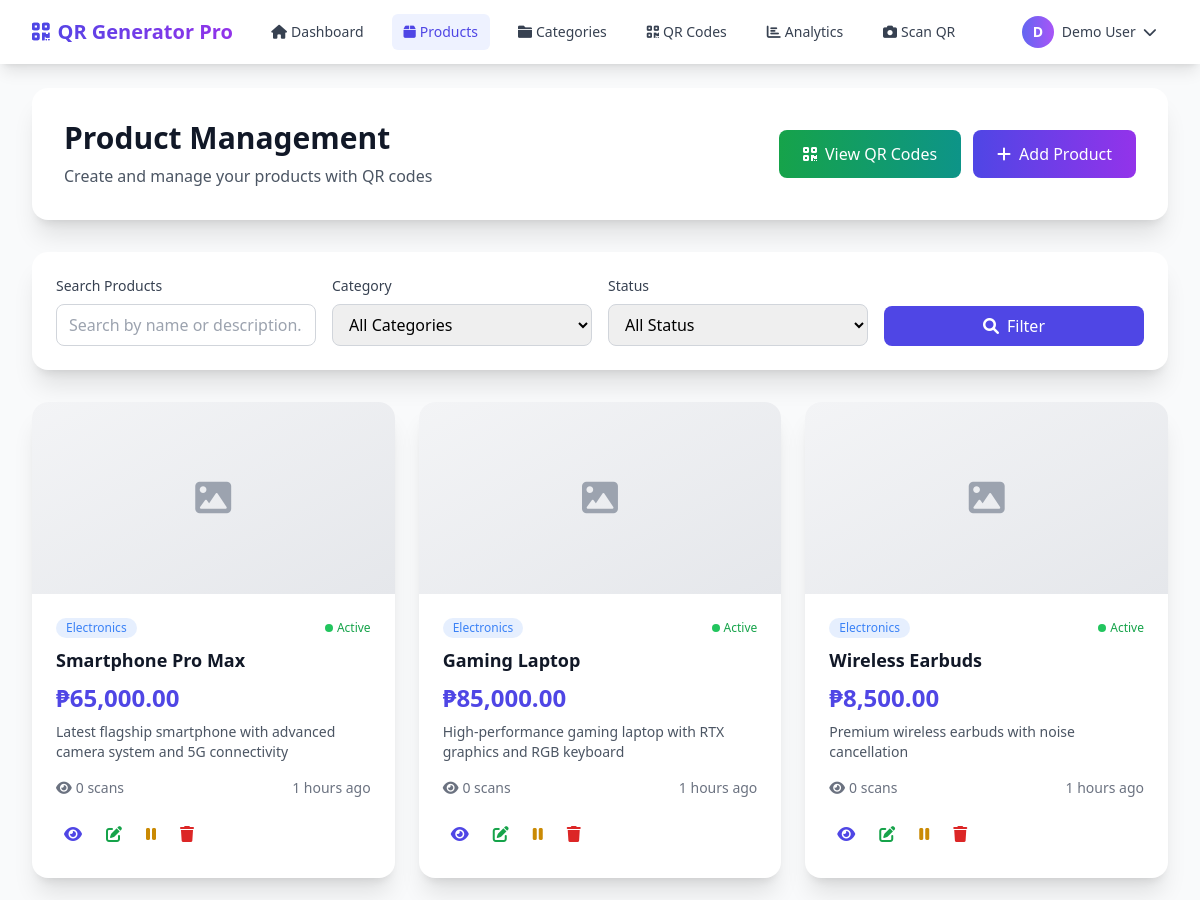
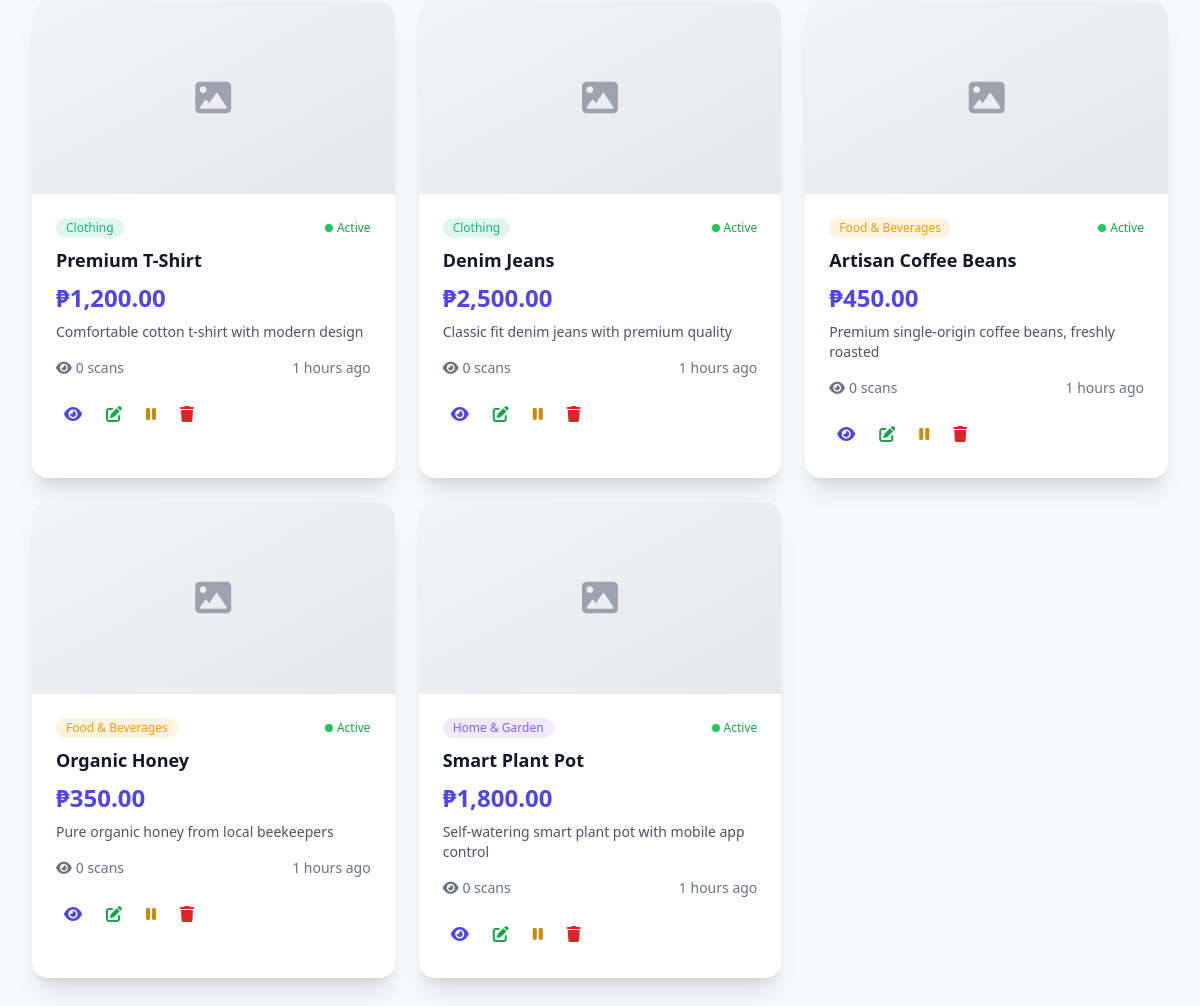
The page /products.php (signed in) on the database its author committed (2 pictures, top to bottom).
### tables this page shows
CREATE TABLE products (
    id INT AUTO_INCREMENT PRIMARY KEY,
    user_id INT NOT NULL,
    category_id INT NOT NULL,
    name VARCHAR(200) NOT NULL,
    price DECIMAL(10,2) NOT NULL,
    description TEXT,
    image VARCHAR(255) DEFAULT NULL,
    qr_code_path VARCHAR(255),
    is_active BOOLEAN DEFAULT TRUE,
    created_at TIMESTAMP DEFAULT CURRENT_TIMESTAMP,
    updated_at TIMESTAMP DEFAULT CURRENT_TIMESTAMP ON UPDATE CURRENT_TIMESTAMP,
    FOREIGN KEY (user_id) REFERENCES users(id) ON DELETE CASCADE,
    FOREIGN KEY (category_id) REFERENCES categories(id) ON DELETE CASCADE
);

CREATE TABLE categories (
    id INT AUTO_INCREMENT PRIMARY KEY,
    user_id INT NOT NULL,
    name VARCHAR(100) NOT NULL,
    description TEXT,
    color VARCHAR(7) DEFAULT '#3B82F6',
    created_at TIMESTAMP DEFAULT CURRENT_TIMESTAMP,
    updated_at TIMESTAMP DEFAULT CURRENT_TIMESTAMP ON UPDATE CURRENT_TIMESTAMP,
    FOREIGN KEY (user_id) REFERENCES users(id) ON DELETE CASCADE
);

### includes/functions.php (called while the page is built, shortened)
<?php
function formatPrice($price) {
    return '₱' . number_format($price, 2);
}
function timeAgo($datetime) {
    $time = time() - strtotime($datetime);
    if ($time < 86400) return floor($time/3600) . ' hours ago';
    return floor($time/31536000) . ' years ago';
}
?>

### products.php (the view, shortened to what this page needs)
<?php
require_once 'config/session.php';
require_once 'includes/functions.php';
$database = new Database();
$db = $database->getConnection();
$user_id = getUserId();
$category_filter = isset($_GET['category']) ? (int)$_GET['category'] : 0;
$search = isset($_GET['search']) ? sanitizeInput($_GET['search']) : '';
$status_filter = isset($_GET['status']) ? sanitizeInput($_GET['status']) : 'all';
$where_conditions = ["p.user_id = ?"];
$params = [$user_id];
$where_clause = implode(' AND ', $where_conditions);
$page = isset($_GET['page']) ? max(1, (int)$_GET['page']) : 1;
$per_page = 12;
$offset = ($page - 1) * $per_page;
$products_query = "SELECT p.*, c.name as category_name, c.color as category_color,
                          (SELECT COUNT(*) FROM qr_scans qs WHERE qs.product_id = p.id) as scan_count
                   FROM products p
                   LEFT JOIN categories c ON p.category_id = c.id
                   WHERE $where_clause
                   ORDER BY p.created_at DESC
                   LIMIT $per_page OFFSET $offset";
$products_stmt = $db->prepare($products_query);
$products_stmt->execute($params);
$products = $products_stmt->fetchAll(PDO::FETCH_ASSOC);
?>
<!DOCTYPE html>
<html lang="en">
<head>
    <script src="https://cdn.tailwindcss.com"></script>
    <link href="https://cdnjs.cloudflare.com/ajax/libs/font-awesome/6.0.0/css/all.min.css" rel="stylesheet">
</head>
<body class="bg-gray-50">
    <?php require_once 'includes/navigation.php'; ?>
    <div class="max-w-7xl mx-auto py-6 sm:px-6 lg:px-8">
        <div class="bg-white shadow-xl rounded-2xl p-8 mb-8">
            <div class="flex flex-col md:flex-row md:items-center md:justify-between">
                <div class="mb-4 md:mb-0">
                    <h1 class="text-3xl font-bold text-gray-900">Product Management</h1>
                    <p class="text-gray-600 mt-2">Create and manage your products with QR codes</p>
                </div>
                <div class="flex flex-col sm:flex-row gap-3">
                    <a href="qr-codes.php" class="bg-gradient-to-r from-green-600 to-teal-600 hover:from-green-700 hover:to-teal-700 text-white px-6 py-3 rounded-lg font-medium transition-all text-center">
                        <i class="fas fa-qrcode mr-2"></i>View QR Codes
                    </a>
                    <button onclick="openCreateModal()" class="bg-gradient-to-r from-indigo-600 to-purple-600 hover:from-indigo-700 hover:to-purple-700 text-white px-6 py-3 rounded-lg font-medium transition-all">
                        <i class="fas fa-plus mr-2"></i>Add Product
                    </button>
                </div>
            </div>
        </div>
        <div class="bg-white shadow-xl rounded-2xl p-6 mb-8">
            <form method="GET" class="grid grid-cols-1 md:grid-cols-4 gap-4">
                <div>
                    <label class="block text-sm font-medium text-gray-700 mb-2">Search Products</label>
                    <input type="text" name="search" value="<?php echo htmlspecialchars($search); ?>"
                           placeholder="Search by name or description..."
                           class="w-full px-3 py-2 border border-gray-300 rounded-lg focus:outline-none focus:ring-2 focus:ring-indigo-500">
                </div>
                <div>
                    <label class="block text-sm font-medium text-gray-700 mb-2">Category</label>
                    <select name="category" class="w-full px-3 py-2 border border-gray-300 rounded-lg focus:outline-none focus:ring-2 focus:ring-indigo-500">
                        <option value="0">All Categories</option>
                    </select>
                </div>
                <div>
                    <label class="block text-sm font-medium text-gray-700 mb-2">Status</label>
                    <select name="status" class="w-full px-3 py-2 border border-gray-300 rounded-lg focus:outline-none focus:ring-2 focus:ring-indigo-500">
                        <option value="all" <?php echo $status_filter === 'all' ? 'selected' : ''; ?>>All Status</option>
                    </select>
                </div>
                <div class="flex items-end">
                    <button type="submit" class="w-full bg-indigo-600 hover:bg-indigo-700 text-white px-4 py-2 rounded-lg transition-colors">
                        <i class="fas fa-search mr-2"></i>Filter
                    </button>
                </div>
            </form>
        </div>
        <?php if (empty($products)): ?>
            <div class="bg-white shadow-xl rounded-2xl p-12 text-center">
                <i class="fas fa-box-open text-6xl text-gray-300 mb-4"></i>
                <h3 class="text-xl font-medium text-gray-900 mb-2">No products found</h3>
                <p class="text-gray-500 mb-6">
                    <?php if (!empty($search) || $category_filter > 0 || $status_filter !== 'all'): ?>
                        Try adjusting your filters or search terms
                    <?php else: ?>
                        Create your first product to get started
                    <?php endif; ?>
                </p>
                <?php if (empty($search) && $category_filter == 0 && $status_filter === 'all'): ?>
                    <button onclick="openCreateModal()" class="bg-gradient-to-r from-indigo-600 to-purple-600 hover:from-indigo-700 hover:to-purple-700 text-white px-6 py-3 rounded-lg font-medium transition-all">
                        <i class="fas fa-plus mr-2"></i>Create Product
                    </button>
                <?php endif; ?>
            </div>
        <?php else: ?>
            <div class="grid grid-cols-1 md:grid-cols-2 lg:grid-cols-3 xl:grid-cols-4 gap-6 mb-8">
                <?php foreach ($products as $product): ?>
                    <div class="bg-white shadow-xl rounded-2xl overflow-hidden hover:shadow-2xl transition-shadow">
                        <?php if ($product['image']): ?>
                            <div class="h-48 bg-gray-200 overflow-hidden">
                                <img src="<?php echo htmlspecialchars($product['image']); ?>"
                                     alt="<?php echo htmlspecialchars($product['name']); ?>"
                                     class="w-full h-full object-cover">
                            </div>
                        <?php else: ?>
                            <div class="h-48 bg-gradient-to-br from-gray-100 to-gray-200 flex items-center justify-center">
                                <i class="fas fa-image text-4xl text-gray-400"></i>
                            </div>
                        <?php endif; ?>
                        <div class="p-6">
                            <div class="flex items-center justify-between mb-2">
                                <span class="inline-flex items-center px-2.5 py-0.5 rounded-full text-xs font-medium"
                                      style="background-color: <?php echo htmlspecialchars($product['category_color']); ?>20; color: <?php echo htmlspecialchars($product['category_color']); ?>">
                                    <?php echo htmlspecialchars($product['category_name']); ?>
                                </span>
                                <div class="flex items-center space-x-1">
                                    <?php if ($product['is_active']): ?>
                                        <span class="w-2 h-2 bg-green-500 rounded-full"></span>
                                        <span class="text-xs text-green-600">Active</span>
                                    <?php else: ?>
                                        <span class="w-2 h-2 bg-red-500 rounded-full"></span>
                                        <span class="text-xs text-red-600">Inactive</span>
                                    <?php endif; ?>
                                </div>
                            </div>
                            <h3 class="text-lg font-bold text-gray-900 mb-2 line-clamp-2"><?php echo htmlspecialchars($product['name']); ?></h3>
                            <p class="text-2xl font-bold text-indigo-600 mb-2"><?php echo formatPrice($product['price']); ?></p>
                            <?php if ($product['description']): ?>
                                <p class="text-gray-600 text-sm mb-4 line-clamp-2"><?php echo htmlspecialchars($product['description']); ?></p>
                            <?php endif; ?>
                            <div class="flex items-center justify-between text-sm text-gray-500 mb-4">
                                <div class="flex items-center">
                                    <i class="fas fa-eye mr-1"></i>
                                    <?php echo $product['scan_count']; ?> scans
                                </div>
                                <div>
                                    <?php echo timeAgo($product['created_at']); ?>
                                </div>
                            </div>
                            <div class="flex items-center justify-between">
                                <div class="flex items-center space-x-2">
                                    <button onclick="viewProduct(<?php echo htmlspecialchars(json_encode($product)); ?>)"
                                            class="text-indigo-600 hover:text-indigo-800 p-2 rounded-lg hover:bg-indigo-50 transition-colors">
                                        <i class="fas fa-eye"></i>
                                    </button>
                                    <button onclick="editProduct(<?php echo htmlspecialchars(json_encode($product)); ?>)"
                                            class="text-green-600 hover:text-green-800 p-2 rounded-lg hover:bg-green-50 transition-colors">
                                        <i class="fas fa-edit"></i>
                                    </button>
                                    <button onclick="toggleStatus(<?php echo $product['id']; ?>, <?php echo $product['is_active'] ? 0 : 1; ?>)"
                                            class="text-yellow-600 hover:text-yellow-800 p-2 rounded-lg hover:bg-yellow-50 transition-colors">
                                        <i class="fas fa-<?php echo $product['is_active'] ? 'pause' : 'play'; ?>"></i>
                                    </button>
                                    <button onclick="confirmDelete(<?php echo $product['id']; ?>, '<?php echo htmlspecialchars($product['name']); ?>')"
                                            class="text-red-600 hover:text-red-800 p-2 rounded-lg hover:bg-red-50 transition-colors">
                                        <i class="fas fa-trash"></i>
                                    </button>
                                </div>
                            </div>
                        </div>
                    </div>
                <?php endforeach; ?>
            </div>
        <?php endif; ?>
    </div>
</body>
</html>

### rows shown on the page
products: category.name "Electronics", is_active 1 (drawn), name "Smartphone Pro Max", price "₱65,000.00", description "Latest flagship smartphone with advanced camera system and 5G connectivity", scan_count "0", created_at "1 hours ago"
products: category.name "Electronics", is_active 1 (drawn), name "Gaming Laptop", price "₱85,000.00", description "High-performance gaming laptop with RTX graphics and RGB keyboard", scan_count "0", created_at "1 hours ago"
products: category.name "Electronics", is_active 1 (drawn), name "Wireless Earbuds", price "₱8,500.00", description "Premium wireless earbuds with noise cancellation", scan_count "0", created_at "1 hours ago"
products: category.name "Clothing", is_active 1 (drawn), name "Premium T-Shirt", price "₱1,200.00", description "Comfortable cotton t-shirt with modern design", scan_count "0", created_at "1 hours ago"
products: category.name "Clothing", is_active 1 (drawn), name "Denim Jeans", price "₱2,500.00", description "Classic fit denim jeans with premium quality", scan_count "0", created_at "1 hours ago"
products: category.name "Food & Beverages", is_active 1 (drawn), name "Artisan Coffee Beans", price "₱450.00", description "Premium single-origin coffee beans, freshly roasted", scan_count "0", created_at "1 hours ago"
products: category.name "Food & Beverages", is_active 1 (drawn), name "Organic Honey", price "₱350.00", description "Pure organic honey from local beekeepers", scan_count "0", created_at "1 hours ago"
products: category.name "Home & Garden", is_active 1 (drawn), name "Smart Plant Pot", price "₱1,800.00", description "Self-watering smart plant pot with mobile app control", scan_count "0", created_at "1 hours ago"

### other values the page prints
$item['label'] "Dashboard"
$item['label'] "Products"
$item['label'] "Categories"
$item['label'] "QR Codes"
$item['label'] "Analytics"
$item['label'] "Scan QR"
$initials "D"
$user_name "Demo User"
